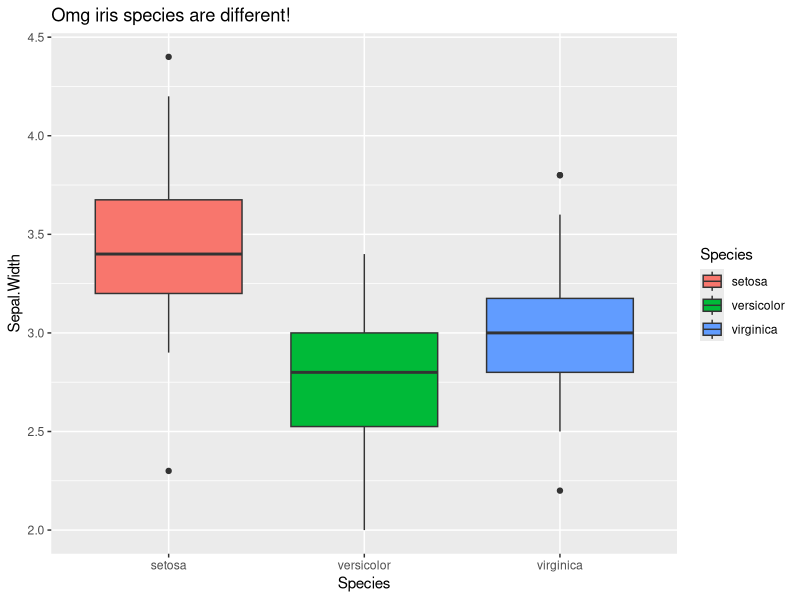
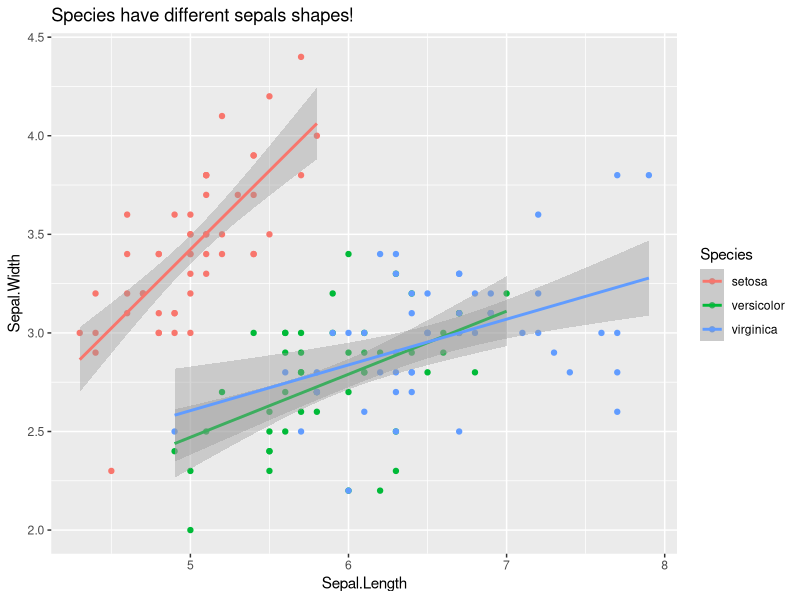
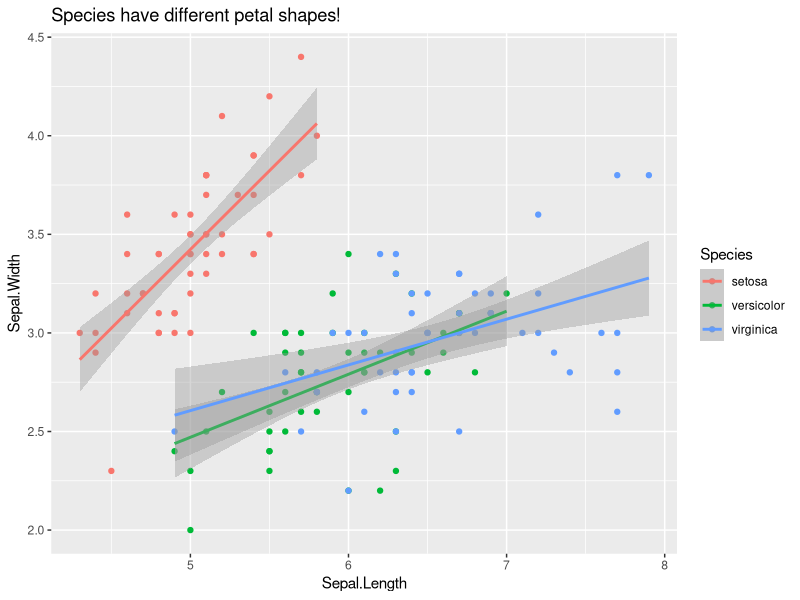

Write R code to recreate these figures, in order.
## ---- chunk 1
knitr::opts_chunk$set(echo = FALSE, message = FALSE, out.width='100%') 

library(tidyverse)
data(iris)

## ---- chunk 2

ggplot(iris, aes(x = Species, y = Sepal.Width, fill = Species)) + geom_boxplot() + ggtitle("Omg iris species are different!")

## ---- chunk 3

summary(aov(lm(Sepal.Width ~ Species, data = iris)))

## ---- chunk 4

ggplot(iris, aes(x = Sepal.Length, y = Sepal.Width, color = Species)) + geom_point() + geom_smooth(method = "lm") + ggtitle("Species have different sepals shapes!")

ggplot(iris, aes(x = Sepal.Length, y = Sepal.Width, color = Species)) + geom_point() + geom_smooth(method = "lm") + ggtitle("Species have different petal shapes!")

